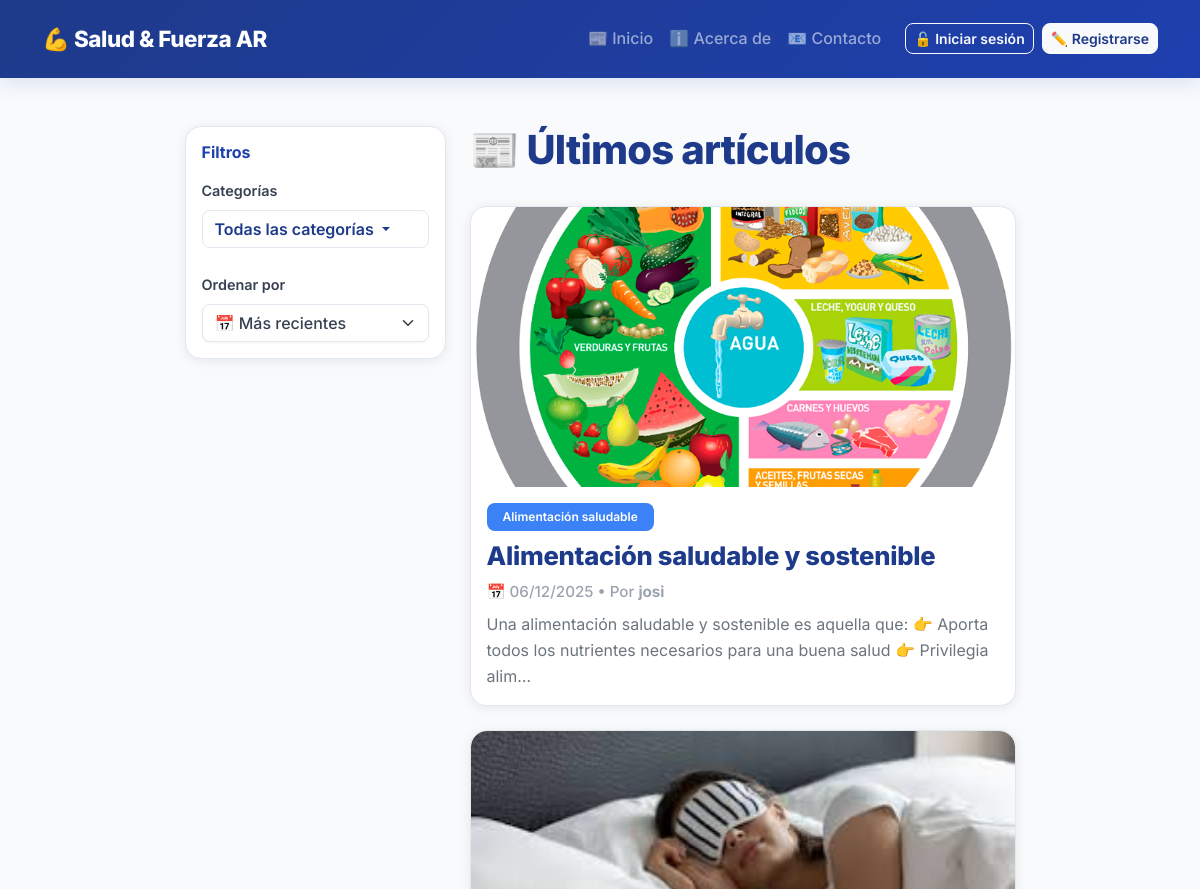
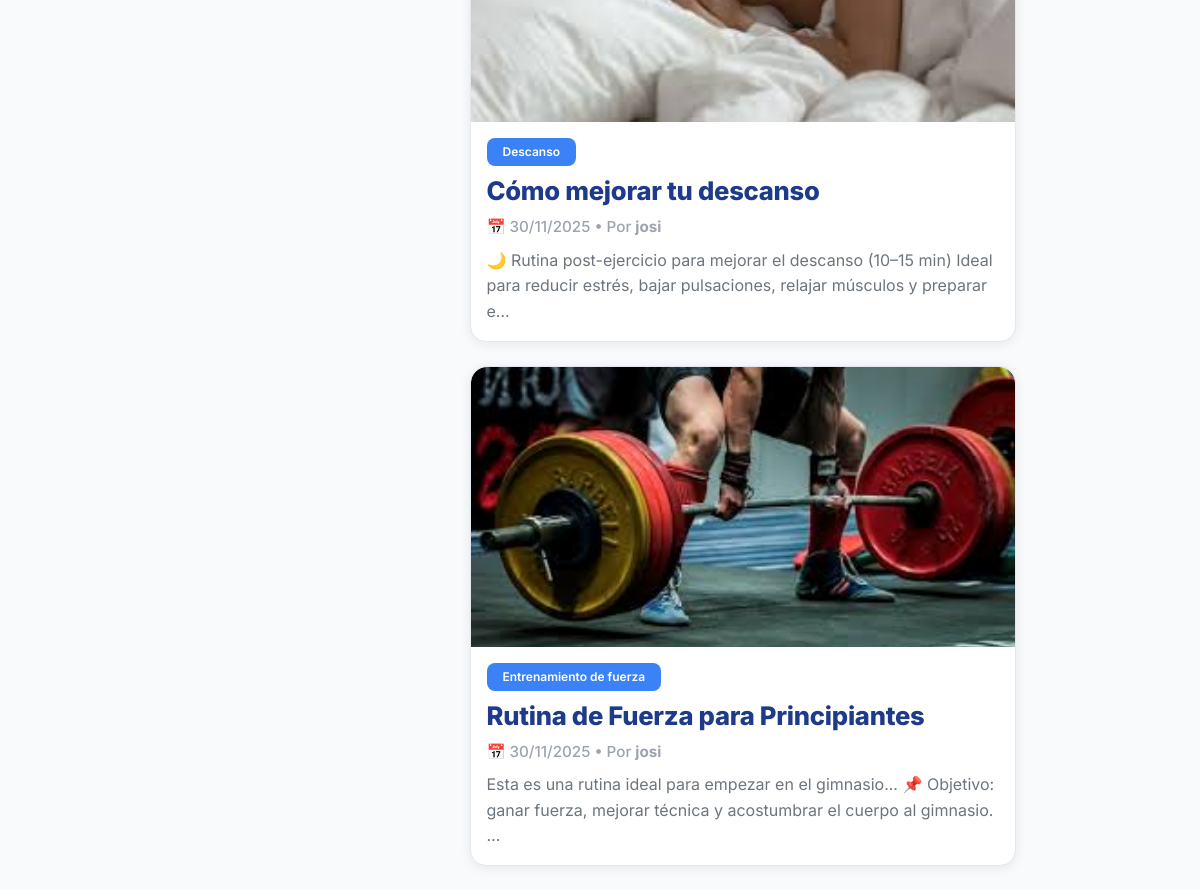
The page / on the database its author committed (2 pictures, top to bottom).
### blog/models.py (models this page shows, shortened)
class Post(models.Model):
    title = models.CharField(max_length=200)
    slug = models.SlugField(unique=True, blank=True)
    category = models.ForeignKey(Category, on_delete=models.CASCADE, related_name='posts')
    author = models.ForeignKey(User, on_delete=models.CASCADE, related_name='posts')
    content = models.TextField()
    image = models.ImageField(upload_to='posts/', blank=True, null=True, help_text="Imagen principal del artículo")
    created_at = models.DateTimeField(auto_now_add=True)
    updated_at = models.DateTimeField(auto_now=True)
    is_published = models.BooleanField(default=True)
    class Meta:
        verbose_name_plural = "Posts"
        ordering = ['-created_at']

class Category(models.Model):
    name = models.CharField(max_length=100, unique=True)
    slug = models.SlugField(unique=True, blank=True)
    class Meta:
        verbose_name_plural = "Categorías"
        ordering = ['name']

### blog/views.py (the view)
# urls.py: path('', views.home, name='home'),
def home(request):
    qs = Post.objects.filter(is_published=True)
    category_slug = request.GET.get('category')
    if category_slug:
        qs = qs.filter(category__slug=category_slug)
    order = request.GET.get('order', 'date_desc')
    if order == 'date_asc':
        qs = qs.order_by('created_at')
    elif order == 'title_asc':
        qs = qs.order_by('title')
    elif order == 'title_desc':
        qs = qs.order_by('-title')
    else:  # date_desc por defecto
        qs = qs.order_by('-created_at')
    from django.core.paginator import Paginator, EmptyPage, PageNotAnInteger
    paginator = Paginator(qs, 5)  # 5 posts por página
    page = request.GET.get('page')
    try:
        posts = paginator.page(page)
    except PageNotAnInteger:
        posts = paginator.page(1)
    except EmptyPage:
        posts = paginator.page(paginator.num_pages)
    categories = Category.objects.all()
    context = {
        'posts': posts,
        'categories': categories,
        'current_category': category_slug,
        'current_order': order,
        'paginator': paginator,
        'is_paginated': posts.has_other_pages(),
    }
    return render(request, 'blog/post_list.html', context)

### blog/templates/blog/post_list.html (shortened to what this page needs)
{% extends "blog/base.html" %}
{% block content %}
  <div class="row justify-content-center">
    <div class="col-lg-3">
      <aside class="sticky-top" style="top: 20px;">
        <div class="card" style="border-radius: 1rem; border: 1px solid #e2e8f0; box-shadow: 0 2px 12px rgba(0,0,0,0.08);">
          <div class="card-body">
            <h6 class="card-title mb-3" style="font-weight: 700; color: #1e40af;">Filtros</h6>
            <div class="mb-4">
              <label class="form-label" style="font-weight: 600; font-size: 0.9rem; color: #374151;">Categorías</label>
              <div class="dropdown">
                <button class="btn btn-outline-secondary dropdown-toggle w-100 text-start" type="button" id="categoriesDropdown" data-bs-toggle="dropdown" aria-expanded="false">
                  {% if current_category %}
                    {% for cat in categories %}
                      {% if current_category == cat.slug %}{{ cat.name }}{% endif %}
                    {% endfor %}
                  {% else %}
                    Todas las categorías
                  {% endif %}
                </button>
              </div>
            </div>
            <div>
              <label class="form-label" style="font-weight: 600; font-size: 0.9rem; color: #374151;">Ordenar por</label>
              <form method="get" class="mb-0">
                <select name="order" class="form-select" onchange="this.form.submit()">
                  <option value="date_desc" {% if current_order == 'date_desc' %}selected{% endif %}>📅 Más recientes</option>
                </select>
              </form>
            </div>
          </div>
        </div>
      </aside>
    </div>
    <div class="col-lg-6">
      <h1 class="page-title">📰 Últimos artículos</h1>
      {% if posts %}
        <div class="posts-grid">
          {% for post in posts %}
            <a href="{% url 'blog:post_detail' post.slug %}" class="text-decoration-none text-dark">
              <div class="card card-post mb-4">
                {% if post.image %}
                  <div style="width: 100%; height: 280px; overflow: hidden; border-radius: 1rem 1rem 0 0;">
                    <img src="{{ post.image.url }}" alt="{{ post.title }}" class="card-post-image" style="width: 100%; height: 100%; object-fit: cover; transition: transform 0.4s ease;">
                  </div>
                {% else %}
                  <div style="width: 100%; height: 280px; background: linear-gradient(135deg, #1e40af 0%, #3b82f6 100%); border-radius: 1rem 1rem 0 0; display: flex; align-items: center; justify-content: center;">
                    <span style="font-size: 4rem; opacity: 0.2;">📄</span>
                  </div>
                {% endif %}
                <div class="card-body">
                  <div class="d-flex justify-content-between align-items-start mb-2">
                    {% if post.category %}
                      <span class="badge bg-primary">
                        {{ post.category.name }}
                      </span>
                    {% endif %}
                  </div>
                  <h3 class="card-title mb-2">{{ post.title }}</h3>
                  <p class="text-muted-date mb-2">
                    📅 {{ post.created_at|date:"d/m/Y" }} • Por <strong>{{ post.author.username }}</strong>
                  </p>
                  <p class="card-text text-secondary mb-0">
                    {{ post.content|truncatechars:140 }}
                  </p>
                </div>
              </div>
            </a>
          {% endfor %}
        </div>
      {% else %}
        <div class="alert alert-info" style="border-left: 4px solid var(--primary); background-color: #f0f4f8; border-radius: 0.5rem;">
          <strong>ℹ️ Sin artículos</strong><br>
          Todavía no hay artículos publicados. Pronto vas a ver contenido sobre entrenamiento,
          alimentación y descanso. ¡Vuelve pronto!
        </div>
      {% endif %}
    </div>
  </div>
{% endblock %}

### blog/templates/blog/base.html (style rules this page uses)
:root { --primary: #1e40af; --primary-light: #3b82f6; --primary-dark: #1e3a8a; --accent: #10b981; --muted: #6c757d; --surface: #ffffff; --bg: #f8fafc; --border: #e2e8f0; }
html,body { height:100%; }
body { background-color: var(--bg); font-family: 'Inter', system-ui, -apple-system, 'Segoe UI', Roboto, 'Helvetica Neue', Arial; color: #1f2937; -webkit-font-smoothing:antialiased; -moz-osx-font-smoothing:grayscale; line-height: 1.6; }
.page-title { font-size: 2.5rem; font-weight: 800; margin-bottom: 2rem; color: var(--primary-dark); letter-spacing: -0.02em; }
.card-post { border-radius: 1rem; box-shadow: 0 2px 12px rgba(0, 0, 0, 0.08); border: 1px solid var(--border); background: var(--surface); transition: all 0.4s cubic-bezier(0.4, 0, 0.2, 1); overflow: hidden; }
.card-post .card-title { color: var(--primary-dark); font-weight: 800; font-size: 1.6rem; line-height: 1.3; letter-spacing: -0.01em; }
.card-post .badge { font-weight: 600; padding: 0.5rem 1rem; border-radius: 0.5rem; background-color: var(--primary-light) !important; color: white; }
.card-post-image { width: 100%; height: 320px; object-fit: cover; display: block; }
.form-select, .btn { font-family: inherit; border-radius: 0.5rem; }
.btn-outline-secondary { border-color: var(--border); color: var(--primary-dark); font-weight: 600; transition: all 0.3s ease; }
.form-select { border-color: var(--border); color: #374151; font-weight: 500; }
.text-muted-date { color: #9ca3af; font-size: 0.95rem; font-weight: 500; }
.badge { font-weight: 600; padding: 0.4rem 0.8rem; border-radius: 0.4rem; }
.dropdown-toggle::after { border-top-color: currentColor; }
* { transition: background-color 0.3s ease, color 0.3s ease, border-color 0.3s ease; }
a { color: var(--primary); text-decoration: none; }
.form-control, .form-select { border: 1px solid var(--border); box-shadow: 0 1px 3px rgba(0, 0, 0, 0.05); }
.card { border: 1px solid var(--border); box-shadow: 0 2px 12px rgba(0, 0, 0, 0.08); }

### rows shown on the page
Post: image (picture), category.name "Alimentación saludable", title "Alimentación saludable y sostenible", created_at "06/12/2025", author.username "josi", content "Una alimentación saludable y sostenible es aquella que: 👉 Aporta todos los nutrientes necesarios para una buena salud 👉 Privilegia alim…"
Post: image (picture), category.name "Descanso", title "Cómo mejorar tu descanso", created_at "30/11/2025", author.username "josi", content "🌙 Rutina post-ejercicio para mejorar el descanso (10–15 min) Ideal para reducir estrés, bajar pulsaciones, relajar músculos y preparar e…"
Post: image (picture), category.name "Entrenamiento de fuerza", title "Rutina de Fuerza para Principiantes", created_at "30/11/2025", author.username "josi", content "Esta es una rutina ideal para empezar en el gimnasio... 📌 Objetivo: ganar fuerza, mejorar técnica y acostumbrar el cuerpo al gimnasio. …"
